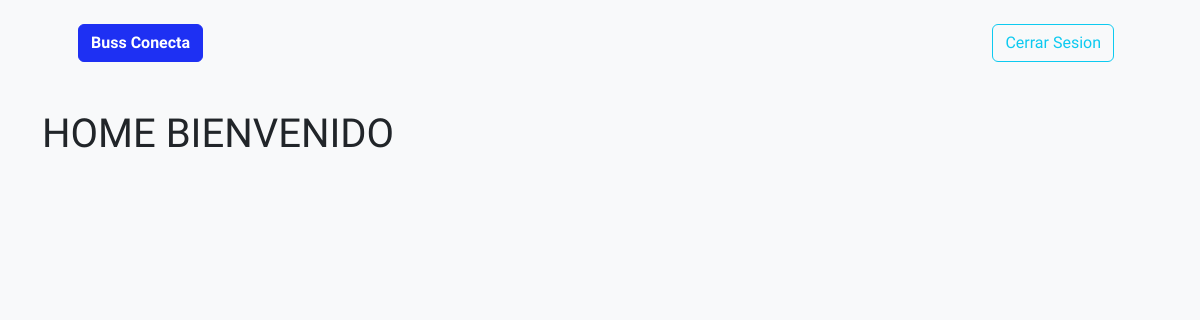
The app's page /home (signed in), older data.
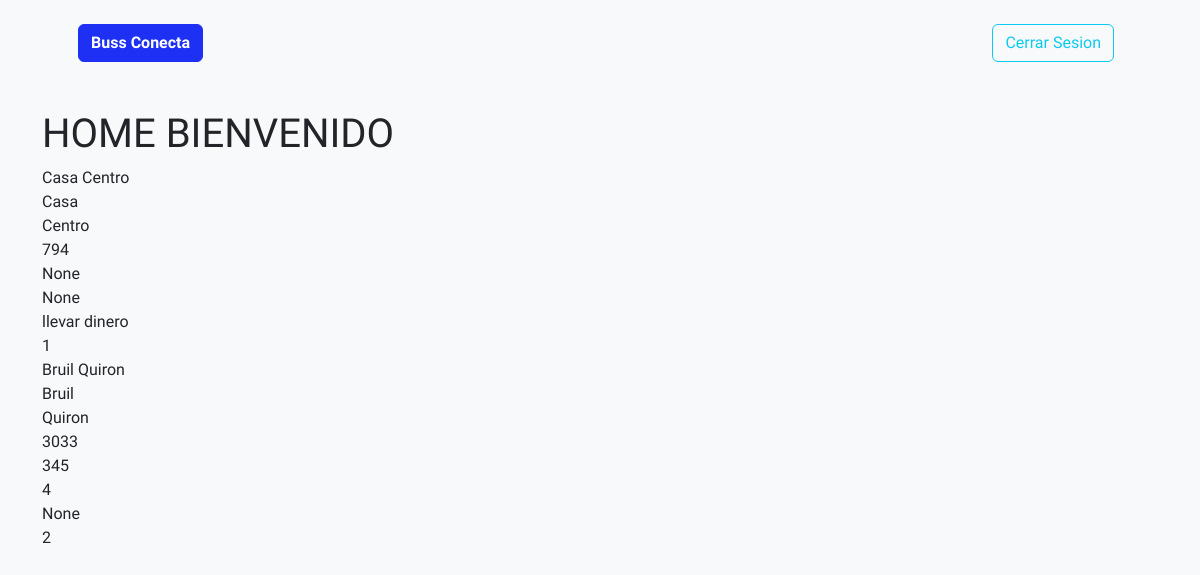
The same page, newer data.
### AppBussConecta/models.py (models this page shows)
class historial(models.Model):
    tiempo_creado = models.DateTimeField(auto_now_add=True)
    inicio = models.CharField(max_length=50)
    final = models.CharField(max_length=50)
    poste_1 = models.IntegerField(validators=[MinValueValidator(1), MaxValueValidator(1000000)])
    poste_2 = models.IntegerField(validators=[MinValueValidator(1), MaxValueValidator(1000000)], blank=True, null=True)
    poste_3 = models.IntegerField(validators=[MinValueValidator(1), MaxValueValidator(1000000)], blank=True, null=True)
    notas =  models.CharField(max_length = 500, blank=True, null=True )
    def __str__(self):
        return (f'{self.inicio} {self.final}')

### AppBussConecta/views.py (the view)
# urls.py: path('home', views.home , name='home'),
def home(request):
    historia_records = historial.objects.all()
    return render(request, 'home.html' , {'historia_records':historia_records})

### AppBussConecta/templates/home.html (shortened to what this page needs)
{% extends "base.html" %}
{% load static %}
{% block content %}
    {% if user.is_authenticated %}
    <h1> HOME BIENVENIDO </h1>
        {% if historia_records %}
            {% for cada_historial_de_records in historia_records %}
                {{ cada_historial_de_records}}<br/>
                {{ cada_historial_de_records.inicio}}<br/>
                {{ cada_historial_de_records.final}}<br/>
                {{ cada_historial_de_records.poste_1}}<br/>
                {{ cada_historial_de_records.poste_2}}<br/>
                {{ cada_historial_de_records.poste_3}}<br/>
                {{ cada_historial_de_records.notas}}<br/>
                {{ cada_historial_de_records.id}}<br/>
            {% endfor %}
        {% endif %}
    {% endif %}
{% endblock  %}

### AppBussConecta/templates/base.html (shortened to what this page needs)
{% load static %}
<!doctype html>
<html lang="en">
  <head>
    <link href="https://cdn.jsdelivr.net/npm/bootstrap@5.3.3/dist/css/bootstrap.min.css" rel="stylesheet">
    <link href="{% static 'css/bootstrap_styles.css' %}" rel="stylesheet" />
    <link href="https://cdn.jsdelivr.net/npm/bootstrap-icons@1.8.1/font/bootstrap-icons.css" rel="stylesheet" />
</head>
<body class='d-flex flex-column bg-light'>
    {% include "navbar.html" %}
    <br/>
    <div class='container'>
    {% block content %}
    {% endblock  %}
  </div>
  </body>
</html>

### AppBussConecta/templates/navbar.html (shortened to what this page needs)
<main class="flex-shrink-0">
    <nav class="navbar navbar-expand-lg navbar-light bg-light py-3">
        {% if user.is_authenticated %}
        <div class="container px-5">
            <a class="navbar-brand" href="{% url 'home' %}"><span class="fw-bold btn btn-primary">Buss Conecta</span></a>
            <div class="collapse navbar-collapse" id="navbarSupportedContent">
                <ul class="navbar-nav ms-auto mb-2 mb-lg-0 small fw-bolder">
                        <li class="nav-item"><a class="nav-link" href="{% url 'cerrar_sesion' %}"><button type="button" class="btn btn-outline-info ">Cerrar Sesion</button></a></li>
                </ul>
            </div>
        </div>
        {% endif %}
    </nav>
<main/>

Row changes from the older to the newer data that the page shows:
added historial: inicio+final "Casa Centro", inicio "Casa", final "Centro", poste_1 "794", poste_2 "None", poste_3 "None", notas "llevar dinero", id "1"
added historial: inicio+final "Bruil Quiron", inicio "Bruil", final "Quiron", poste_1 "3033", poste_2 "345", poste_3 "4", notas "None", id "2"
